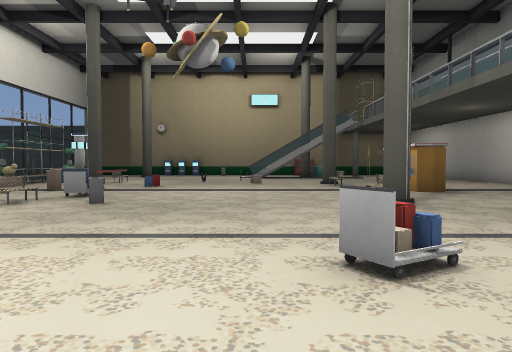
View 1 (above)

21 first-person views from a walk through a 3-D level made in the Godot game engine. The camera is 1.4 m above the floor, tilts 2° down and sees 70° across. The floor is counted in squares, 2 m on a side. Each view is taken from the middle of a square. On the plan, view 1 faces up. The plan holds only what a view shows up to about 11 squares ahead; the rest is blank. The place goes on beyond the plan.

View 2
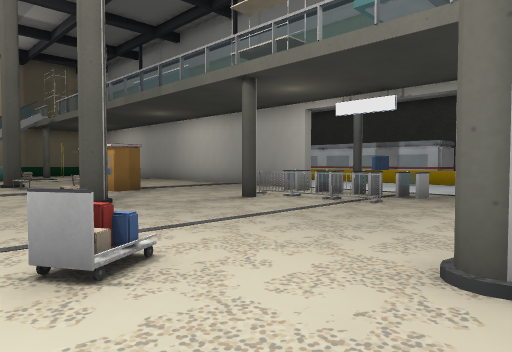

View 3
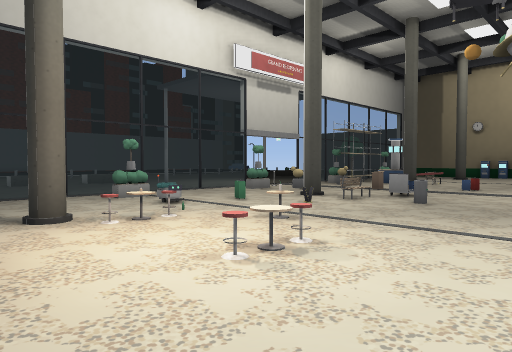

View 4
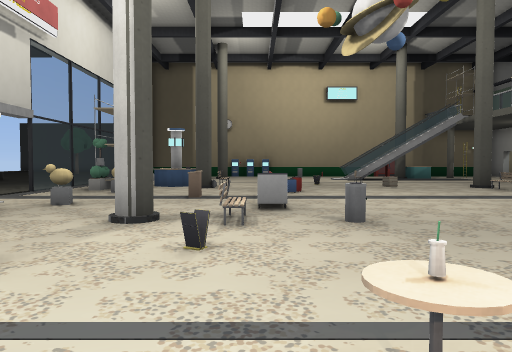

View 5
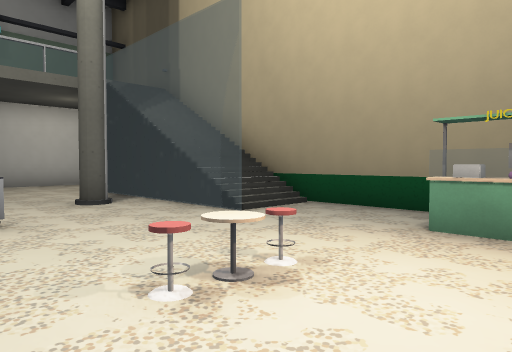

View 6
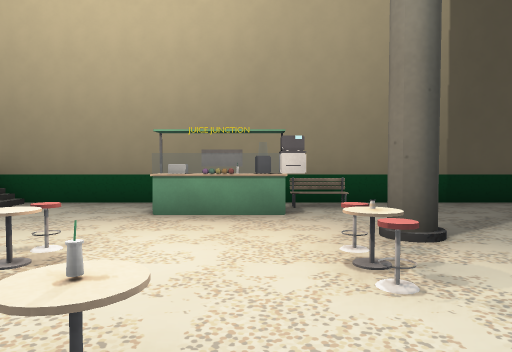

View 7
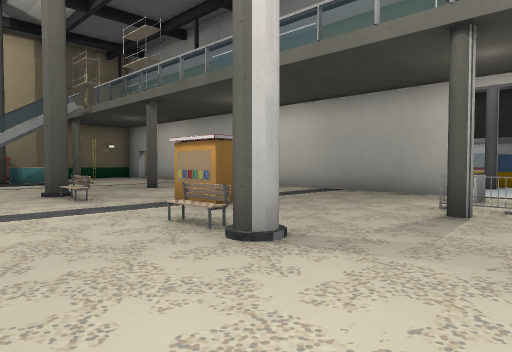

View 8
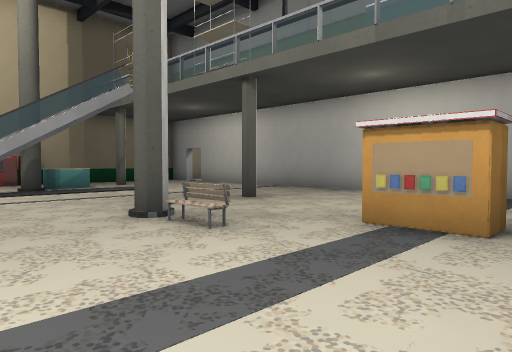

View 9
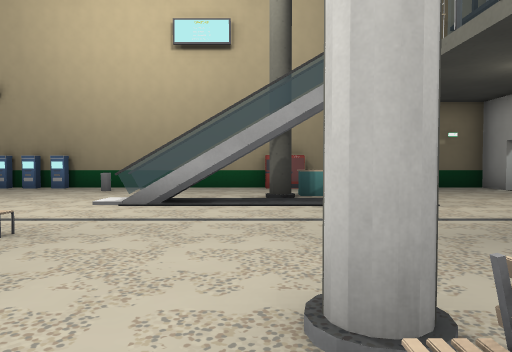

View 10
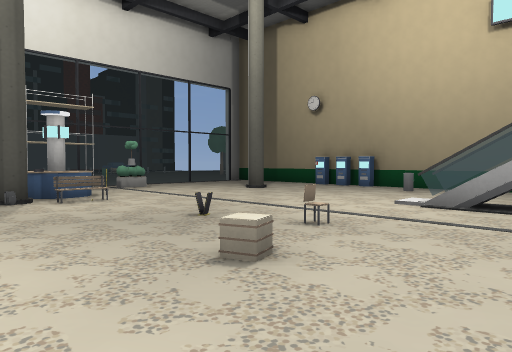

View 11
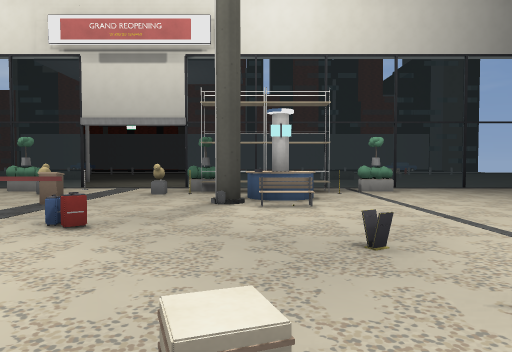

View 12
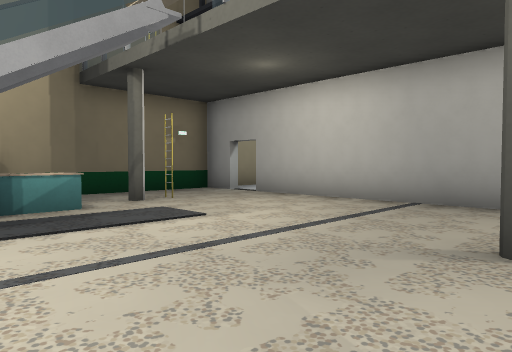

View 13
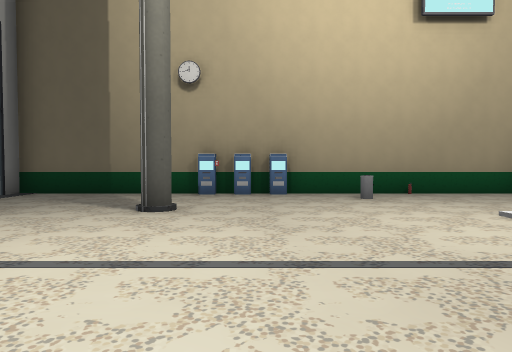

View 14
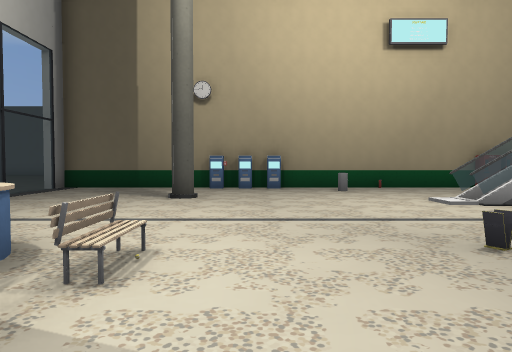

View 15
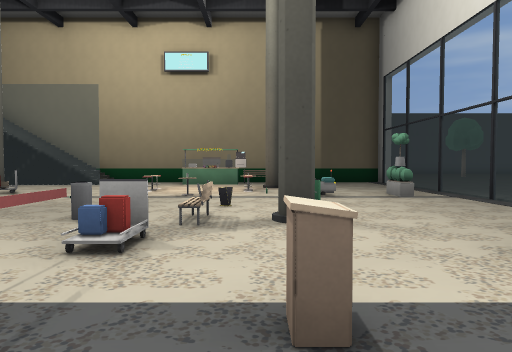

View 16
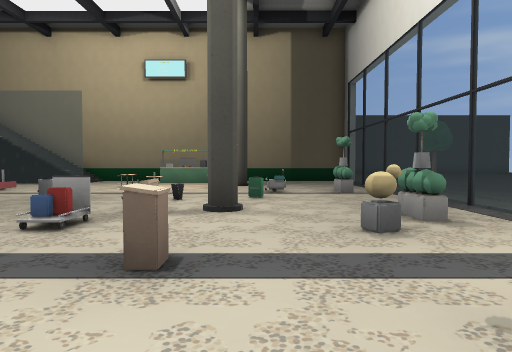

View 17
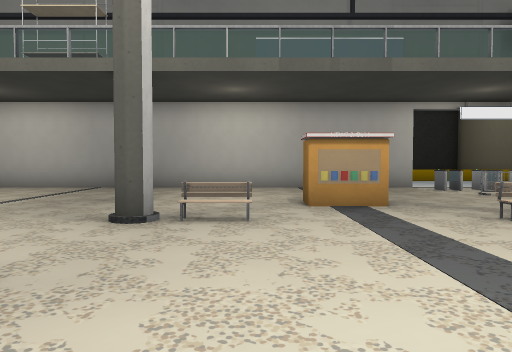

View 18
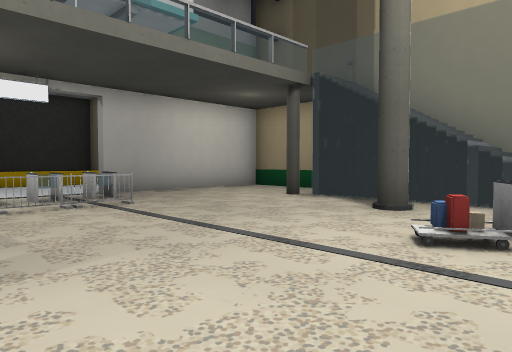

View 19
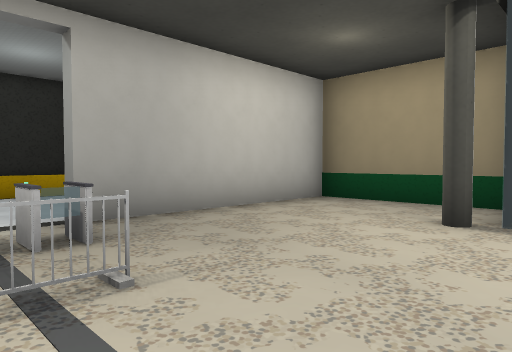

View 20
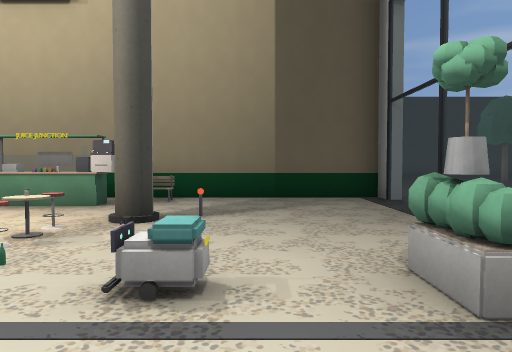

View 21
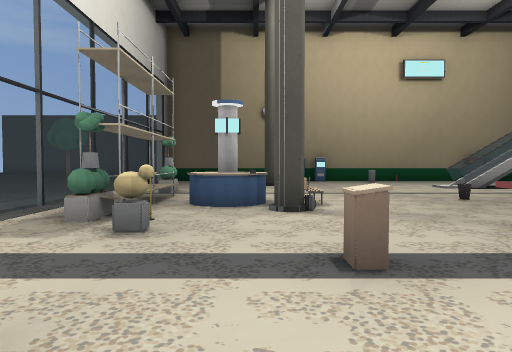

### Floor plan
Key: @ floor where view 1 was taken; # wall or solid block; x gap in a wall; . main floor; : floor 0.5 m higher than the main floor; / step, stairs or slope; = window, fence, low wall or low ledge; S statue; P podium; C cart; B bench; I bin; G gate; T thing the floor can be seen under or through; N sign; L planter; R robot; U cup; A stool; K kiosk; E crate; F counter; M machine; H desk; J vending machine; Q ladder; O other object.
Columns run from 10 left of view 1 to 11 right of it. Each row starts with its distance up from view 1.
 22 ####################
 21 #....MM......J.....#
 20 #.......I.......Q...
 19 #....#.......HH....#
 18 #.........##.......#
 17 #..................#
 16 #.L................#
 15 #.#O...............#
 14 #.:KKB..N......#...#
 13 #.#KK.....E........#
 12  .LS.........#.....#
 11 x..O...O...........#
 10  ....P#.......#....#
  9  O....#.......#....#
  8 x..S..C............#
  7  .L...B......#.....# #
  6 #.....BI........#.G#.#
  5 #...O.N.........=.G .
  4 #...............T.G .
  3 #.LR...U........T.G .
  2 #....A..A..C.......#.
  1 #....A..A....#.....#
  0 #.........@........#
 -1 #.....MF../////=...#
 -2 #....B....///// ...#
 -3 ####################

Positions as (right, up) in squares from view 1, and headings:
1: (0, 0), facing up
2: (0, 0), facing up-right
3: (0, -1), facing up-left
4: (-4, 2), facing up
5: (-4, 3), facing down-right
6: (-4, 4), facing down
7: (0, 4), facing up-right
8: (0, 8), facing up-right
9: (2, 11), facing up
10: (2, 11), facing up-left
11: (1, 13), facing left
12: (2, 13), facing up-right
13: (-4, 13), facing up
14: (-4, 11), facing up
15: (-5, 11), facing down
16: (-6, 12), facing down
17: (-2, 11), facing right
18: (0, 6), facing down-right
19: (4, 4), facing down-right
20: (-7, 5), facing down
21: (-6, 7), facing up
